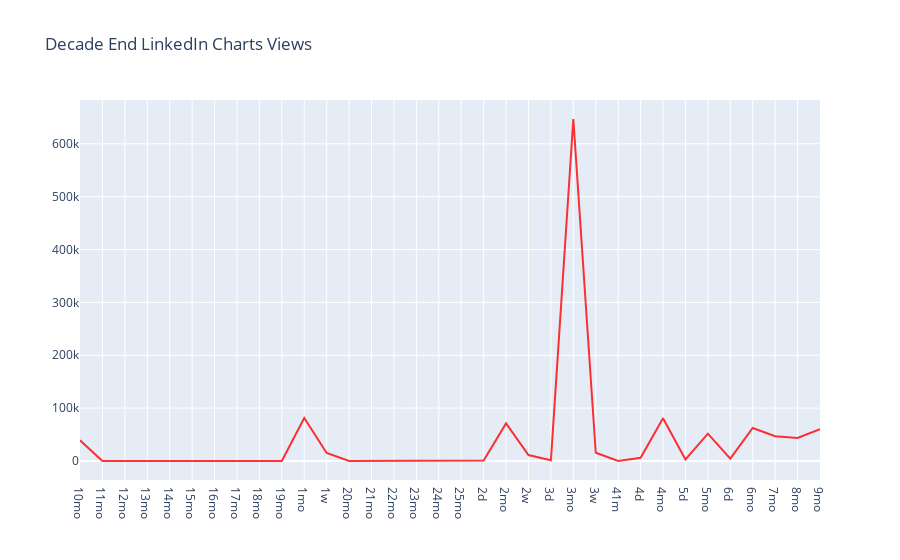

This figure's notebook cell:
### Code cell
fig2 = go.Figure()
fig2.add_trace(go.Scatter(
                x=df2.index,
                y=df2['viewCount'],
                name="viewCount",
                line_color='red',
                opacity=0.8))

fig2.update_layout(title_text="Decade End LinkedIn Charts Views")
fig2.show()

### Figure 1 — Plotly figure (JSON) as saved in the notebook; plotly's stock layout.template omitted (floating-point values rounded to 4 significant figures)
{"data": [{"line": {"color": "red"}, "name": "viewCount", "opacity": 0.8, "type": "scatter", "x": ["10mo", "11mo", "12mo", "13mo", "14mo", "15mo", "16mo", "17mo", "18mo", "19mo", "1mo", "1w", "20mo", "21mo", "22mo", "23mo", "24mo", "25mo", "2d", "2mo", "2w", "3d", "3mo", "3w", "41m", "4d", "4mo", "5d", "5mo", "6d", "6mo", "7mo", "8mo", "9mo"], "y": [39090, 0, 0, 0, 0, 0, 0, 0, 0, 0, 81234, 15083, 0, 0, 0, 0, 0, 0, 717, 71139, 11175, 1360, 646942, 15632, 15, 5968, 81058, 2955, 51759, 4333, 62413, 46982, 43637, 60073]}], "layout": {"title": {"text": "Decade End LinkedIn Charts Views"}}}
